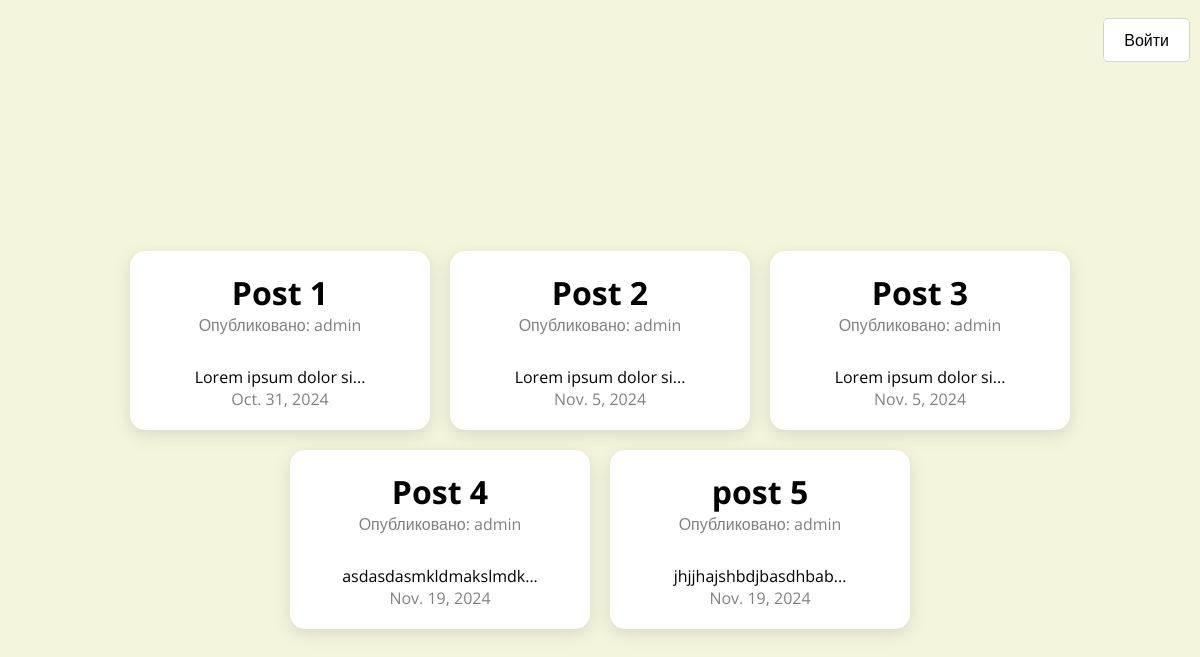
The app's page /, older data.
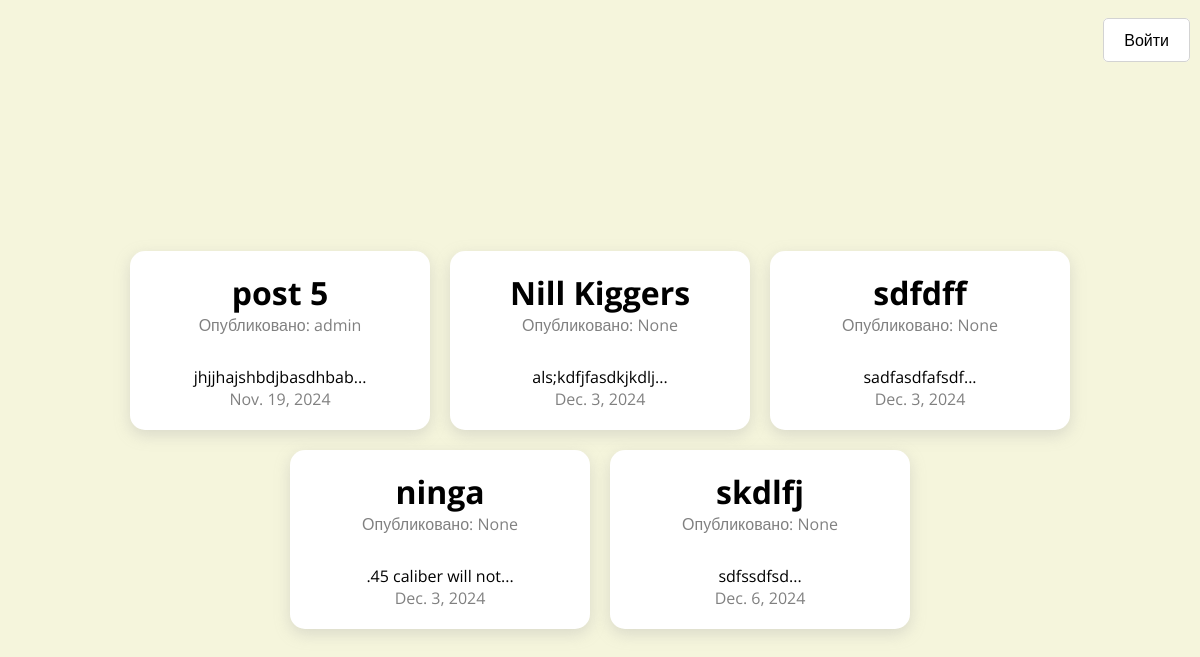
The same page, newer data.
### app/models.py (models this page shows, shortened)
class Post(models.Model):
    title = models.CharField(max_length=255)
    body = models.TextField()
    author = models.ForeignKey(
        User, null=True, blank=True, on_delete=models.CASCADE, default=1
    )
    date_added = models.DateField(auto_now_add=True)
    image = models.ImageField(default="default.png", blank=True)
    def snippet(self):
        return self.body[:20].strip()

### app/views.py (the view)
# urls.py: path('', home, name='home'),
def home(request):
    posts = Post.objects.all()
    return render(request, "home.html", {"posts": posts})

### app/templates/home.html
{% extends 'base_layout.html' %}
{% block content %}
<div class="container">
  {% for post in posts %}
  <a class="post" href="{% url 'app:post_detail' post.id %}">
    <div>
      <div class="title">{{post.title}}</div>
      <div class="author">Опубликовано: {{post.author}}</div>
    </div>
    <div>
      <div class="text">{{post.snippet}}...</div>
      <div class="date">{{post.date_added}}</div>
    </div>
  </a>
  {% endfor %}
</div>
{% endblock %}

Row changes from the older to the newer data that the page shows:
removed Post: title "Post 1", author "admin", snippet "Lorem ipsum dolor si", date_added "Oct. 31, 2024"
removed Post: title "Post 2", author "admin", snippet "Lorem ipsum dolor si", date_added "Nov. 5, 2024"
removed Post: title "Post 3", author "admin", snippet "Lorem ipsum dolor si", date_added "Nov. 5, 2024"
removed Post: title "Post 4", author "admin", snippet "asdasdasmkldmakslmdk", date_added "Nov. 19, 2024"
added Post: title "Nill Kiggers", author "None", snippet "als;kdfjfasdkjkdlj", date_added "Dec. 3, 2024"
added Post: title "sdfdff", author "None", snippet "sadfasdfafsdf", date_added "Dec. 3, 2024"
added Post: title "ninga", author "None", snippet ".45 caliber will not", date_added "Dec. 3, 2024"
added Post: title "skdlfj", author "None", snippet "sdfssdfsd", date_added "Dec. 6, 2024"
